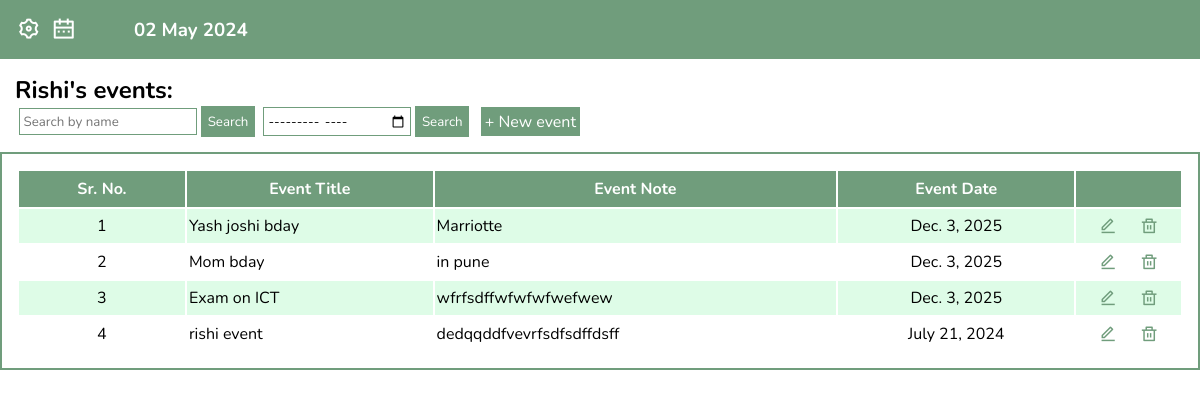
The app's page /events/ (signed in), older data.
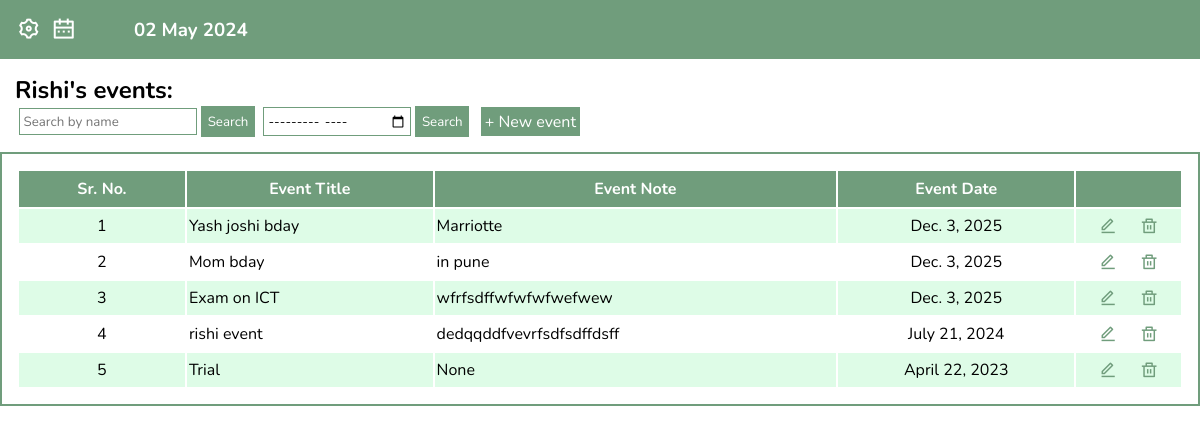
The same page, newer data.
### events/models.py (models this page shows, shortened)
class event(models.Model):
    event_user = models.ForeignKey(User, on_delete=models.CASCADE, null=True, blank=True)
    event_title = models.CharField(max_length=30)
    event_description = models.CharField(max_length=70, null=True, blank=True)
    event_date = models.DateField()

### Event_Calendar_project/views.py (the view)
# urls.py: path('events/',EventList.as_view(), name="all_events"),
class EventList(LoginRequiredMixin,ListView):
    model = event
    context_object_name = 'events'
    def get_context_data(self,**kwargs):
        context = super().get_context_data(**kwargs)
        context['events'] = context['events'].filter(event_user=self.request.user)
        search_name_input = self.request.GET.get('search-by-name') or ''
        if search_name_input:
            context['events'] = context['events'].filter(
                event_title__icontains=search_name_input
            )
        search_month_input = self.request.GET.get('search-by-month') or ''
        if search_month_input:
            context['events'] = context['events'].filter(
                event_date__icontains=search_month_input
            )
        context['search_name_input'] = search_name_input
        return context

### events/templates/events/event_list.html (shortened to what this page needs)
<!DOCTYPE html>
<html>
<head>
    <link href="https://cdn.jsdelivr.net/npm/remixicon@4.2.0/fonts/remixicon.css" rel="stylesheet" />
</head>
<body>
    <div class="container">
        <div class="top">
            <div class="links">
                <a href="{% url 'settings-page' %}"><i class="ri-settings-3-line settings"></i></a>
                <a href="{% url 'calendar-home' %}"><i class="ri-calendar-2-line"></i></a>
            </div>
            <h3>{% now "d F Y" %}</h3>
        </div>
        <div class="bottom">
            <div class="tag-btns">
                <div class="uname">
                    <h2>{{user.first_name}}'s events:</h2>
                </div>
                <div class="btns">
                    <form method="get">
                        <input type="text" name="search-by-name" value="{{search_name_input}}" placeholder="Search by name">
                        <input class="subBtn" type="submit" value="Search">
                    </form>
                    <form method="get">
                        <input type="month" name="search-by-month" value="{{search_name_input}}" placeholder="">
                        <input class="subBtn" type="submit" value="Search">
                    </form>
                    <a href="{% url 'event-create' %}"><button>+ New event</button></a>
                </div>
            </div>
            <div class="eventTable">
            <table>
                <tr>
                    <th>Sr. No.</th>
                    <th>Event Title</th>
                    <th>Event Note</th>
                    <th>Event Date</th>
                    <th></th>
                </tr>
                {% for event in events %}
                <tr>
                    <td class="ctr"></td>
                    <td>{{event.event_title}}</td>
                    <td>{{event.event_description}}</td>
                    <td class="date-col">{{event.event_date}}</td>
                    <td class="ud"> <a href="{% url 'event-update' event.id %}"><i class="ri-edit-line"></i></a>
                        <a href="{% url 'event-delete' event.id %}"><i class="ri-delete-bin-line"></i></a></td>
                </tr>
                {% endfor %}
            </table>
            </div>
        </div>
    </div>
</body>
</html>

Row changes from the older to the newer data that the page shows:
added event: event_title "Trial", event_description "None", event_date "April 22, 2023"
